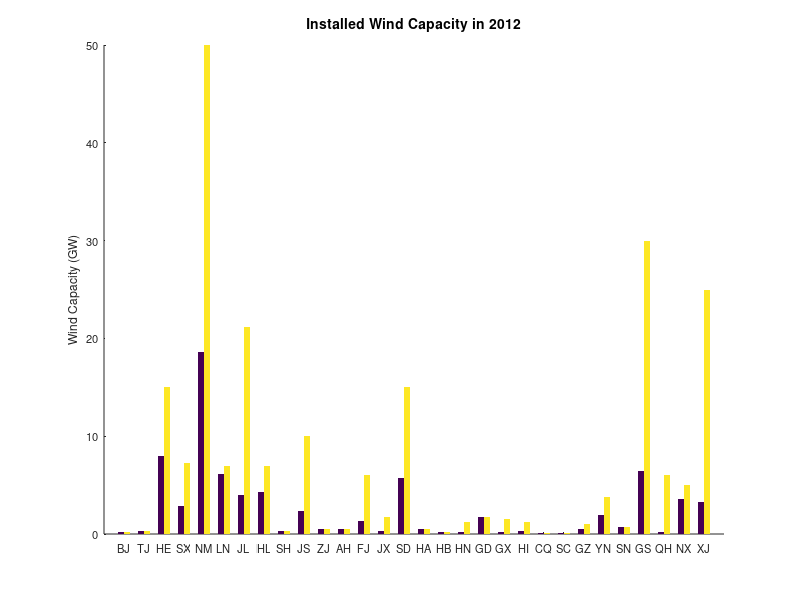

The MATLAB source for this figure: (Note: this script raises an error after producing the figure.)
clear all
close all
clc

r = {'BJ','TJ','HE','SX','NM','LN','JL','HL','SH','JS','ZJ','AH','FJ','JX','SD','HA','HB','HN','GD','GX','HI','CQ','SC','GZ','YN','SN','GS','QH','NX','XJ'};

% [GW]
capacity_2012 = [0.155	0.278	7.9788	2.9071	18.6238	6.1183	3.9974	4.2644	0.352	2.3721	0.4817	0.494	1.2907	0.2875	5.691	0.4926	0.1939	0.2493	1.6913	0.2035	0.3047	0.1044	0.0795	0.5071	1.964	0.7095	6.479	0.1815	3.5657	3.3061];
capacity_2020 = [0.155	0.278	15	7.25	50	7	21.2	7	0.352	10	0.4817	0.494	6	1.7	15	0.4926	0.1939	1.2	1.6913	1.5	1.256	0.1044	0.0795	1	3.8	0.7095	30	6	5	25];

% [TWh]
generation_2012 = [0.31	0.47	12.6	3.6	28.4	7.9	4.4	5.1	0.63	3.7	0.78	0.46	2.8	0.32	6.3	0.33	0.2	0.27	2.4	0.08	0.47	0.08	0.04	0.49	2.8	0.26	9.4	0.02	3.3	4.9];

capacity_factor = generation_2012./(capacity_2012*8760/1e3);
seven_bases = {'GS', 'XJ', 'HE', 'JL', 'NM', 'JS'};
[v, ia, ib] = setxor(r, seven_bases);

%% ==============================
figure(1); clf; hold on;
hb = bar(1:30, [capacity_2012;capacity_2020]', 'hist');
set(hb, 'edgecolor', 'none');
set(gca, 'xtick', 1:30, 'xticklabel', r);
xlim([0 31]);
set(gca, 'fontsize', 8);
set(gca, 'ticklength', [0.003 0.003]);
ylabel('Wind Capacity (GW)');
title('Installed Wind Capacity in 2012', 'fontsize', 10, 'fontweight', 'bold');
set(gcf, 'units', 'inch', 'pos', [0.7292    6.7292    9.35    2]);
set(gca, 'pos', [0.0569    0.1023    0.9263    0.7883]);
my_gridline('y');

% ==========
figure(2); clf; hold on;
bar(generation_2012);
set(gca, 'xtick', 1:30, 'xticklabel', r);
xlim([0 31]);
set(gca, 'fontsize', 8);
set(gca, 'ticklength', [0.003 0.003]);
ylabel('Wind Capacity (TWh)');
title('Wind Generation in 2012', 'fontsize', 10, 'fontweight', 'bold');
set(gcf, 'units', 'inch', 'pos', [0.7292    3.7708    9.35    2]);
set(gca, 'pos', [0.0569    0.1023    0.9263    0.7883]);

tmp = generation_2012;
tmp(ia) = 0;
hb = bar(tmp, 'facec', [0.5 0 0], 'edge', 'none');
legend(hb, 'The 7 Big Wind Bases in 2020');
my_gridline('y');

% ==========
figure(3); clf; hold on;
bar(capacity_factor);
set(gca, 'xtick', 1:30, 'xticklabel', r);
xlim([0 31]);
ylim([0 0.25]);
set(gca, 'fontsize', 8);
set(gca, 'ticklength', [0.003 0.003]);
ylabel('Capacity Factor (-)');
title('Wind Capacity Factor in 2012', 'fontsize', 10, 'fontweight', 'bold');
set(gcf, 'units', 'inch', 'pos', [0.7292    0.7917    9.35    2]);
set(gca, 'pos', [0.0569    0.1023    0.9263    0.7883]);

tmp = capacity_factor;
tmp(ia) = 0;
bar(tmp, 'facec', [0.5 0 0], 'edge', 'none');
my_gridline('y');




